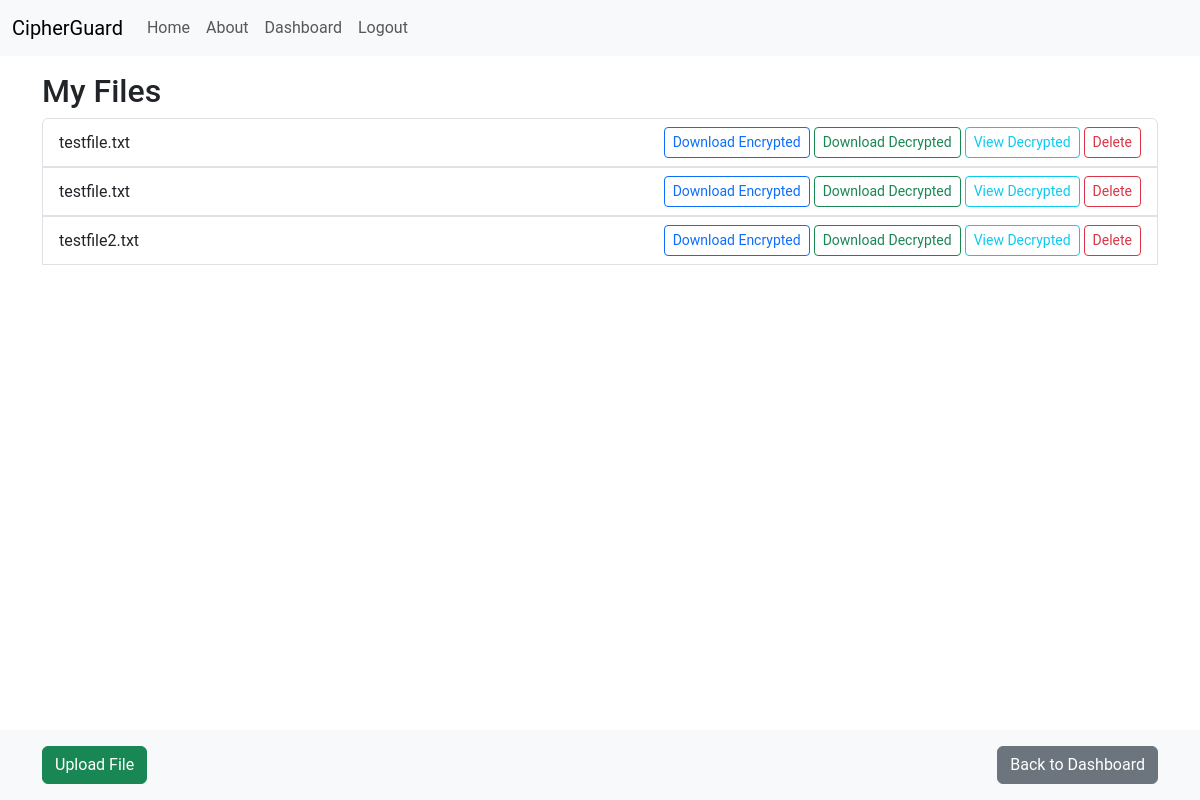
The page /my_files (signed in) on the database as committed earlier.
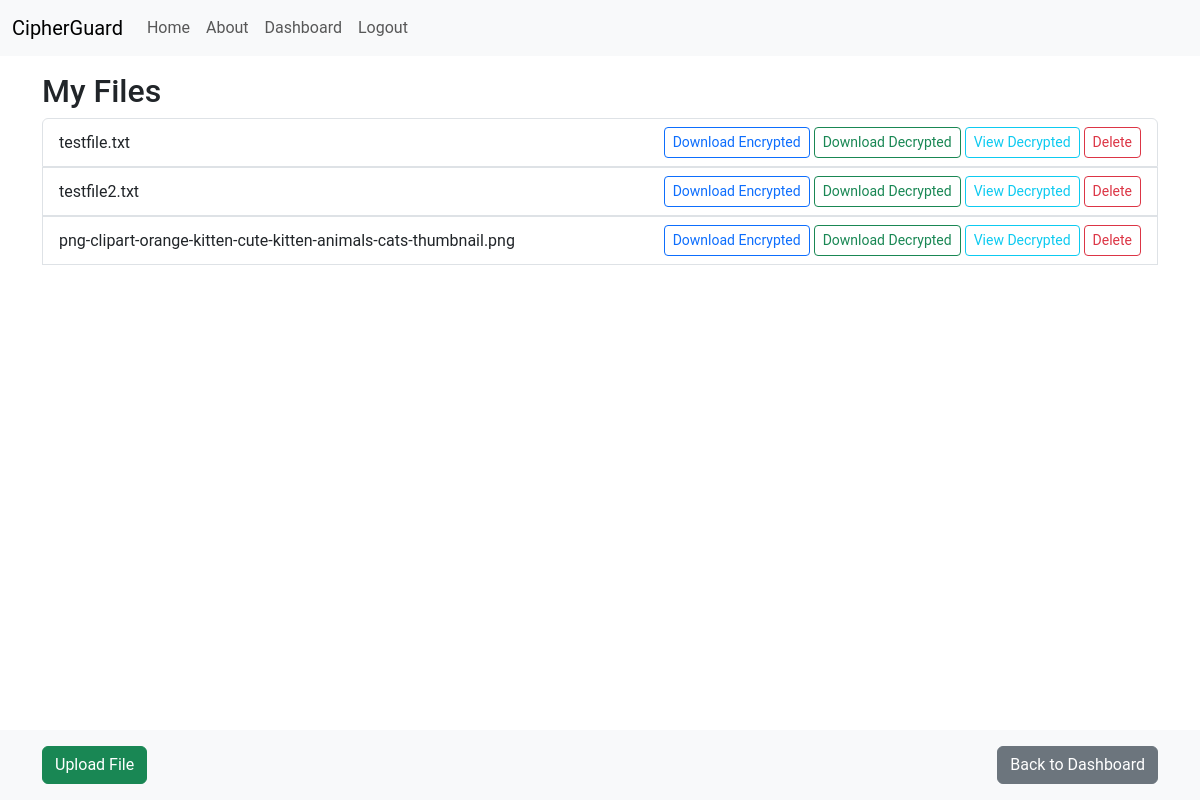
The same page on the database as committed later.
### app.py (models this page shows)
class File(db.Model):
    id = db.Column(db.Integer, primary_key=True)
    filename = db.Column(db.String(120), nullable=False)
    filepath = db.Column(db.String(120), nullable=False)
    user_id = db.Column(db.Integer, db.ForeignKey('user.id'), nullable=False)
    encryption_key = db.Column(db.String(120), nullable=False)  # stores the Base64-encoded key

### app.py (the view)
@app.route('/my_files')
@login_required
def my_files():
    user_files = File.query.filter_by(user_id=current_user.id).all()
    return render_template('my_files.html', files=user_files)

### app.py (called while the page is built)
@login_manager.user_loader
def load_user(user_id):
    return User.query.get(int(user_id))

### templates/my_files.html (shortened to what this page needs)
{% extends "base.html" %}
{% block content %}
  <h2>My Files</h2>
  {% if files %}
    <ul class="list-group mb-5">
      {% for file in files %}
        <li class="list-group-item d-flex justify-content-between align-items-center">
          {{ file.filename }}
          <div>
            <a href="{{ url_for('download_file', file_id=file.id) }}" class="btn btn-sm btn-outline-primary">Download Encrypted</a>
            <a href="{{ url_for('download_decrypted_file', file_id=file.id) }}" class="btn btn-sm btn-outline-success">Download Decrypted</a>
            <a href="{{ url_for('view_decrypted_file', file_id=file.id) }}" class="btn btn-sm btn-outline-info">View Decrypted</a>
            <button
              type="button"
              class="btn btn-sm btn-outline-danger"
              data-bs-toggle="modal"
              data-bs-target="#confirmDeleteModal{{ file.id }}">
              Delete
            </button>
          </div>
        </li>
      {% endfor %}
    </ul>
  {% else %}
    <p>You haven't uploaded any files yet.</p>
  {% endif %}
  <div class="fixed-bottom bg-light p-3">
    <div class="container">
      <div class="d-flex justify-content-between">
        <a href="{{ url_for('upload') }}" class="btn btn-success">Upload File</a>
        <a href="{{ url_for('dashboard') }}" class="btn btn-secondary">Back to Dashboard</a>
      </div>
    </div>
  </div>
{% endblock %}

Rows that differ between the two databases and show on the page:
removed File: filename "testfile.txt"
added File: filename "png-clipart-orange-kitten-cute-kitten-animals-cats-thumbnail.png"
